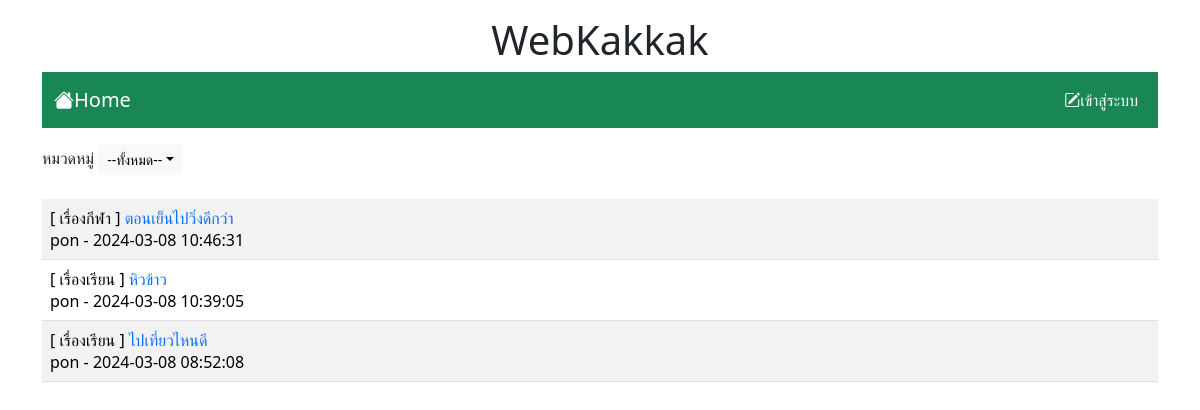
Before: / with the older database file.
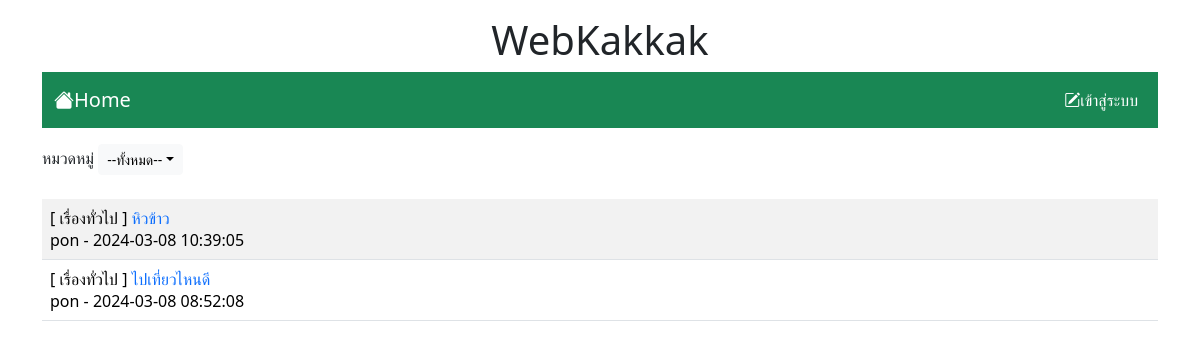
After: the same page with the newer database file.
### tables this page shows
CREATE TABLE `post` (
  `id` int(11) NOT NULL,
  `title` varchar(128) NOT NULL,
  `content` varchar(2048) NOT NULL,
  `post_date` datetime NOT NULL,
  `cat_id` int(11) NOT NULL,
  `user_id` int(11) NOT NULL
);

CREATE TABLE `category` (
  `id` int(11) NOT NULL,
  `name` varchar(32) NOT NULL
);

CREATE TABLE `user` (
  `id` int(11) NOT NULL,
  `login` varchar(32) NOT NULL,
  `password` varchar(64) NOT NULL,
  `name` varchar(64) NOT NULL,
  `gender` char(1) NOT NULL,
  `email` varchar(32) NOT NULL,
  `role` char(1) NOT NULL
);

### index.php (the view, shortened to what this page needs)
</html>
<!DOCTYPE html>
<html lang="en">
<head>
    <link rel="stylesheet" href="https://cdn.jsdelivr.net/npm/bootstrap-icons@1.11.3/font/bootstrap-icons.min.css">
    <link rel="stylesheet" href="bootstrap-5.3.2-dist/css/bootstrap.min.css">
</head>
<body>
    <div class="container-lg">
        <h1 style="text-align: center;" class="mt-3"> WebKakkak</h1>
        <?php include "nav.php" ?>
        <div class="mt-3 d-flex justify-content-between">
            <div>
                <span class="dropdown">
                    <label>หมวดหมู่</label>
                    <button class="btn btn-light btn-sm dropdown-toggle" type="button" data-bs-toggle="dropdown" aria-expanded="false">
                        --ทั้งหมด--</button>
                </span>
            </div>
        </div>
        <table class="table table-striped mt-4">
            <?php
            $conn = new PDO("mysql:host=localhost;dbname=webboard;charset=utf8", "root", "");
            $sql = "SELECT t3.name,t1.title,t1.id,t2.login,t1.post_date FROM post as t1
                    INNER JOIN user as t2 ON (t1.user_id=t2.id)
                    INNER JOIN category as t3 ON (t1.cat_id=t3.id)ORDER BY t1.post_date DESC";
            $result = $conn->query($sql);
            while ($row = $result->fetch()) {
                echo "<tr><td class='d-flex justify-content-between'>
                <div>[ $row[0] ] <a href=post.php?id=$row[2]
                style=text-decoration:none>$row[1]</a><br>$row[3] - $row[4]</div>";
            echo "</td></tr>";
            }
            ?>
        </table>
    </div>
</body>
</html>

### nav.php (shortened to what this page needs)
<nav class="navbar navbar-expand-lg bg-success ">
            <div class="container-fluid">
                <a class="navbar-brand text-white" href="index.php"><i class="bi bi-house-fill"></i>Home</a>
                <ul class="navbar-nav">
                    <?php if (!isset($_SESSION['id'])) { ?>
                        <li class="nav-item">
                            <a class="nav-link text-white" aria-current="page" href="login.php">
                                <i class="bi bi-pencil-square"></i>เข้าสู่ระบบ
                            </a>
                        </li>
                    <?php } ?>
                </ul>
            </div>
        </nav>

Changed rows visible on the page:
removed post: category.name "เรื่องกีฬา", title "ตอนเย็นไปวิ่งดีกว่า", user.login "pon", post_date "2024-03-08 10:46:31"
changed post "หิวข้าว": category.name "เรื่องเรียน" → "เรื่องทั่วไป"
changed post "ไปเที่ยวไหนดี": category.name "เรื่องเรียน" → "เรื่องทั่วไป"
